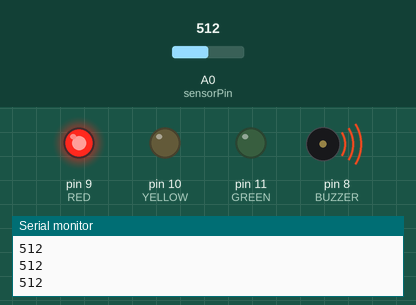
Bench run of a sketch on a simulated Arduino Uno, built with avr-gcc and run on an emulated ATmega328P. Parts: output pins drawn as LEDs (lit = HIGH), buzzer (waves = sounding), the last lines printed to the serial monitor. Inputs (shaded band) come from the test bench; at power-on: A0 (sensorPin) = 512.

Above: at 1.2 s.
1.3 s: A0 (sensorPin) set to 313
2.8 s: A0 (sensorPin) set to 292
At 2.9 s:
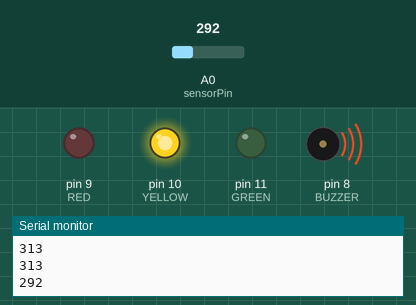
5.8 s: A0 (sensorPin) set to 259
8.8 s: A0 (sensorPin) set to 241
At 9.6 s:
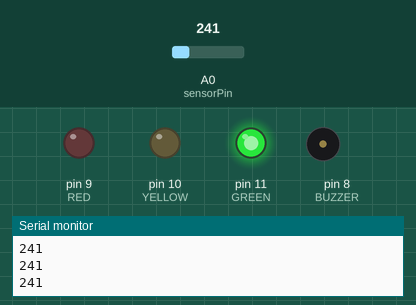
10.3 s: A0 (sensorPin) set to 306
At 11.5 s:
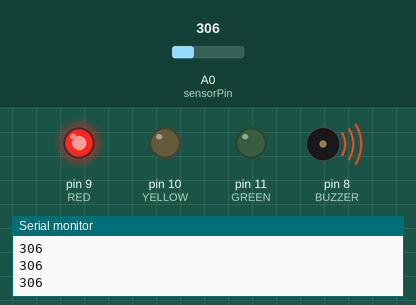
11.8 s: A0 (sensorPin) set to 122
At 13.0 s:
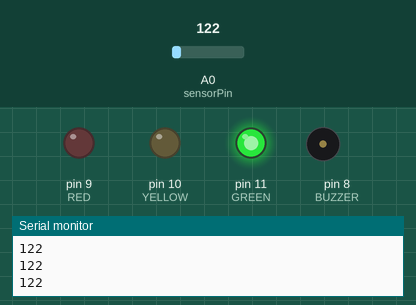
Timing chart, 0 to 14.4 s (numbered marks = the images above; inputs shaded):
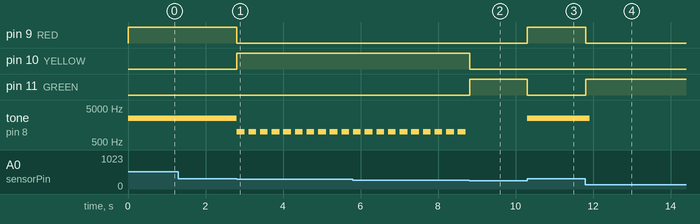

Measured:
- the behaviour switches between 301 and 300 on A0 (sensorPin) (found by bisection; images 0 and 1)
- the behaviour switches between 251 and 250 on A0 (sensorPin) (found by bisection; images 1 and 2)
- after the input at 2.8 s, pin 9 (RED): HIGH → LOW at once; pin 10 (YELLOW): LOW → HIGH at once; tone on pin 8 (BUZZER): alternates 1000 Hz for 0.20 s and silent for 0.10 s, starting at once
- after the input at 8.8 s, pin 10 (YELLOW): HIGH → LOW at once; pin 11 (GREEN): LOW → HIGH at once; tone on pin 8 (BUZZER): stops changing and stays silent
- after the input at 10.3 s, pin 9 (RED): LOW → HIGH at once; pin 11 (GREEN): HIGH → LOW at once; tone on pin 8 (BUZZER): silent → 2500 Hz at once
- after the input at 11.8 s, pin 9 (RED): HIGH → LOW at once; pin 11 (GREEN): LOW → HIGH at once; tone on pin 8 (BUZZER): 2500 Hz → silent after 0.11 s

The sketch:

water_level_monitor.ino
```cpp
int sensorPin = A0;
int BUZZER = 8;
int RED = 9;
int YELLOW = 10;
int GREEN = 11;

int high_water = 300;
int low_water = 250;

void setup() {
  pinMode(sensorPin, INPUT);
  pinMode(BUZZER, OUTPUT);
  pinMode(RED, OUTPUT);
  pinMode(YELLOW, OUTPUT);
  pinMode(GREEN, OUTPUT);
  Serial.begin(9600);
}

void loop() {
  int water_level = analogRead(sensorPin);

  Serial.println(water_level);

  if (water_level > high_water){
    digitalWrite(RED, HIGH);
    digitalWrite(GREEN, LOW);
    digitalWrite(YELLOW, LOW);
    tone(BUZZER, 2500, 200); // beep for 200ms
    delay(100);              // silence for 100ms
  } else if(water_level > low_water){
    digitalWrite(RED, LOW);
    digitalWrite(GREEN, LOW);
    digitalWrite(YELLOW, HIGH);
    tone(BUZZER, 1000, 200);
    delay(300);
  } else {
    digitalWrite(RED, LOW);
    digitalWrite(GREEN, HIGH);
    digitalWrite(YELLOW, LOW);
    noTone();
  }

}
```
